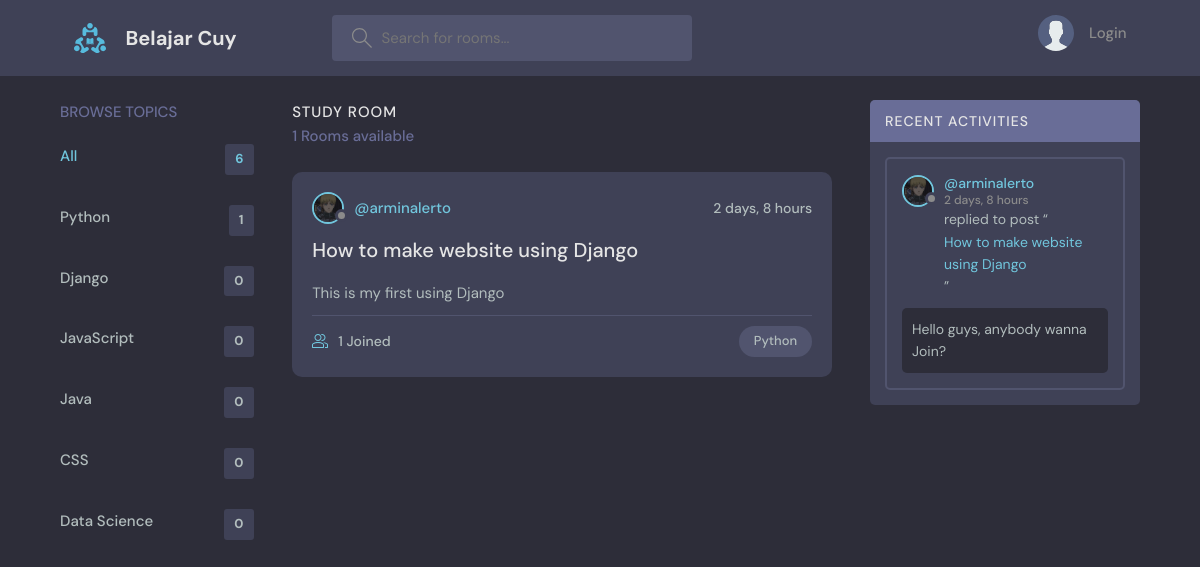
The page / on the database its author committed.
### base/models.py (models this page shows, shortened)
class Topic(models.Model):
    name = models.CharField(max_length=200)
    def __str__(self):
        return self.name

class Room(models.Model):
    host = models.ForeignKey(User, on_delete=models.SET_NULL, null=True)
    topic = models.ForeignKey(Topic, on_delete=models.SET_NULL, null=True)
    name = models.CharField(max_length=200)
    description = models.TextField(null=True, blank=True)
    participants = models.ManyToManyField(User, related_name='participants', blank=True, null=True)
    updated = models.DateTimeField(auto_now=True)
    created = models.DateTimeField(auto_now_add=True)
    class Meta:
        ordering = ['-updated', '-created']
    def __str__(self):
        return self.name

class User(AbstractUser):
    name = models.CharField(max_length=255, null=True)
    email = models.EmailField(max_length=255, null=True, unique=True)
    bio = models.TextField(null=True, blank=True)
    avatar = models.ImageField(null=True, default="avatar.svg")
    USERNAME_FIELD = 'email'
    REQUIRED_FIELDS = ['username']

class Message(models.Model)  :
    user = models.ForeignKey(User, on_delete=models.CASCADE)
    room = models.ForeignKey(Room, on_delete=models.CASCADE)
    body = models.TextField()
    updated = models.DateTimeField(auto_now=True)
    created = models.DateTimeField(auto_now_add=True)
    class Meta:
        ordering = ['-updated', '-created']

### base/views.py (the view)
# urls.py: path('', views.home, name='home'),
def home(request):
    q = request.GET.get('q') if request.GET.get('q') != None else ''
    room_total = Room.objects.all().count()
    rooms = Room.objects.filter(
        Q(topic__name__icontains=q) |
        Q(name__icontains=q) |
        Q(description__icontains=q)
    )
    room_messages = Message.objects.all()
    topics = Topic.objects.all()
    context = {'rooms':rooms, 'topics':topics, 'room_total':room_total, 'messages':room_messages}
    return render(request, 'base/home.html', context)

### base/templates/base/home.html (shortened to what this page needs)
{% extends 'main.html' %}
{% block header %}
{% include 'base/header.html' %}
{% endblock %}
{%block content%}
<main class="layout layout--3">
  <div class="container">
    {% include 'base/topics.html' %}
    <div class="roomList">
      <div class="roomList__header">
        <div>
          <h2>Study Room</h2>
          <p>{{room_total}} Rooms available</p>
        </div>
      </div>
      {% include 'base/feed_component.html' %}
    </div>
    {% include 'base/activities.html' %}
  </div>
</main>
{%endblock%}

### base/templates/base/topics.html
<div class="topics">
    <div class="topics__header">
        <h2>Browse Topics</h2>
    </div>
    <ul class="topics__list">
        <li>
            <a href="{% url 'home' %}" class="active">All <span>{{topics.count}}</span></a>
        </li>
        {% for topic in topics %}
        <li>
            <a href="{% url 'home' %}?q={{topic.name}}">{{topic}}<span>{{topic.room_set.all.count}}</span></a>
        </li>
        {% endfor %}
    </ul>
</div>

### base/templates/base/feed_component.html (shortened to what this page needs)
{% for room in rooms %}
<div class="roomListRoom">
    <div class="roomListRoom__header">
      <a href="{% url 'profile' room.host.id %}" class="roomListRoom__author">
        <div class="avatar avatar--small">
          <img src="{{room.host.avatar.url}}" />
        </div>
        <span>@{{room.host.username}}</span>
      </a>
      <div class="roomListRoom__actions">
        <span>{{room.created|timesince}}</span>
      </div>
    </div>
    <div class="roomListRoom__content">
      <a href="{% url 'room' room.id %}">{{room.name}}</a>
      <p>
        {{room.description}}
      </p>
    </div>
    <div class="roomListRoom__meta">
      <a href="room.html" class="roomListRoom__joined">
        {{room.participants.count}} Joined
      </a>
      <p class="roomListRoom__topic">{{room.topic}}</p>
    </div>
  </div>
{% endfor %}

### base/templates/base/activities.html
<div class="activities">
    <div class="activities__header">
      <h2>Recent Activities</h2>
    </div>
  {% for message in messages %}
    <div class="activities__box">
      <div class="activities__boxHeader roomListRoom__header">
        <a href="profile.html" class="roomListRoom__author">
          <div class="avatar avatar--small">
            <img src="{{message.user.avatar.url}}" />
          </div>
          <p>
            @{{message.user.username}}
            <span>{{message.created|timesince}}</span>
          </p>
        </a>
      </div>
      <div class="activities__boxContent">
        <p>replied to post “<a href="room.html">{{message.room}}</a>”</p>
        <div class="activities__boxRoomContent">
          {{message.body}}
        </div>
      </div>
    </div>
  {% endfor %}
  </div>

### rows shown on the page
Topic: name "Python", room_set.all.count "1"
Topic: name "Django", room_set.all.count "0"
Topic: name "JavaScript", room_set.all.count "0"
Topic: name "Java", room_set.all.count "0"
Topic: name "CSS", room_set.all.count "0"
Topic: name "Data Science", room_set.all.count "0"
Room: host.avatar (picture), host.username "arminalerto", created "2 days, 8 hours", name "How to make website using Django", description "This is my first using Django", participants.count "1", topic "Python"
Message: user.avatar (picture), user.username "arminalerto", created "2 days, 8 hours", room "How to make website using Django", body "Hello guys, anybody wanna Join?"

### other values the page prints
{{ topics.count }} "6"
{{ room_total }} "1"
